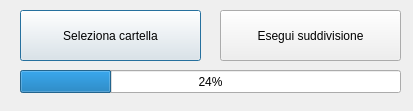
<?xml version="1.0" encoding="UTF-8"?>
<ui version="4.0">
 <class>MainDlg</class>
 <widget class="QDialog" name="MainDlg">
  <property name="geometry">
   <rect>
    <x>0</x>
    <y>0</y>
    <width>413</width>
    <height>111</height>
   </rect>
  </property>
  <property name="sizePolicy">
   <sizepolicy hsizetype="Fixed" vsizetype="Fixed">
    <horstretch>0</horstretch>
    <verstretch>0</verstretch>
   </sizepolicy>
  </property>
  <property name="windowTitle">
   <string>Divide Et Impera</string>
  </property>
  <widget class="QPushButton" name="Select">
   <property name="geometry">
    <rect>
     <x>20</x>
     <y>10</y>
     <width>181</width>
     <height>51</height>
    </rect>
   </property>
   <property name="toolTip">
    <string>Seleziona cartella</string>
   </property>
   <property name="text">
    <string>Seleziona cartella</string>
   </property>
  </widget>
  <widget class="QPushButton" name="Run">
   <property name="geometry">
    <rect>
     <x>220</x>
     <y>10</y>
     <width>181</width>
     <height>51</height>
    </rect>
   </property>
   <property name="toolTip">
    <string>Esegui</string>
   </property>
   <property name="text">
    <string>Esegui suddivisione</string>
   </property>
  </widget>
  <widget class="QProgressBar" name="progBar">
   <property name="geometry">
    <rect>
     <x>20</x>
     <y>70</y>
     <width>381</width>
     <height>23</height>
    </rect>
   </property>
   <property name="value">
    <number>24</number>
   </property>
  </widget>
 </widget>
 <layoutdefault spacing="6" margin="11"/>
 <resources/>
 <connections/>
</ui>
